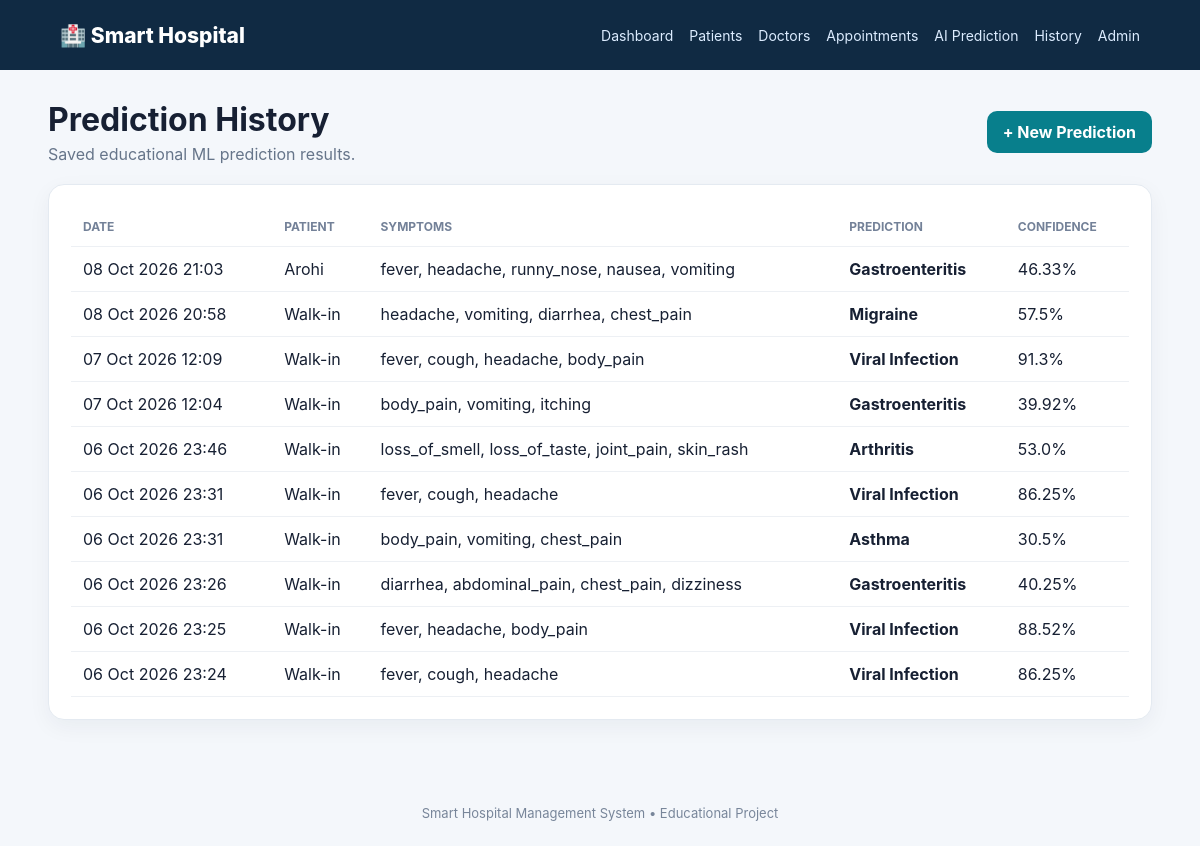
The page /predictions/ on the database its author committed.
### hospital/models.py (models this page shows, shortened)
class DiseasePrediction(models.Model):
    patient = models.ForeignKey(Patient, on_delete=models.SET_NULL, null=True, blank=True)
    symptoms = models.TextField()
    predicted_disease = models.CharField(max_length=120)
    confidence = models.FloatField(default=0)
    created_at = models.DateTimeField(auto_now_add=True)

class Patient(models.Model):
    name = models.CharField(max_length=120)
    age = models.PositiveIntegerField()
    gender = models.CharField(max_length=20)
    phone = models.CharField(max_length=20)
    email = models.EmailField(blank=True)
    blood_group = models.CharField(max_length=5, blank=True)
    address = models.TextField(blank=True)
    created_at = models.DateTimeField(auto_now_add=True)

### hospital/views.py (the view)
# urls.py: path("predictions/", views.prediction_history, name="prediction_history"),
def prediction_history(request):
    predictions = DiseasePrediction.objects.select_related("patient").order_by("-created_at")
    return render(request, "predictions.html", {"predictions": predictions})

### hospital/templates/predictions.html (shortened to what this page needs)
{% extends "base.html" %}
{% block content %}
<div class="page-head"><div><h1>Prediction History</h1><p>Saved educational ML prediction results.</p></div><a class="btn primary" href="{% url 'predict_disease' %}">+ New Prediction</a></div>
<div class="card table-wrap"><table>
<tr><th>Date</th><th>Patient</th><th>Symptoms</th><th>Prediction</th><th>Confidence</th></tr>
{% for p in predictions %}<tr><td>{{ p.created_at|date:"d M Y H:i" }}</td><td>{% if p.patient %}{{ p.patient.name }}{% else %}Walk-in{% endif %}</td><td>{{ p.symptoms }}</td><td><strong>{{ p.predicted_disease }}</strong></td><td>{{ p.confidence }}%</td></tr>
{% empty %}<tr><td colspan="5">No prediction history.</td></tr>{% endfor %}
</table></div>
{% endblock %}

### static/css/style.css (style rules this page uses)
* { box-sizing:border-box }
body { margin:0;font-family:Inter,Segoe UI,Arial,sans-serif;background:#f4f7fb;color:#172033 }
.card { background:#fff;border:1px solid #e4eaf1;border-radius:16px;padding:22px;box-shadow:0 7px 22px rgba(16,42,67,.05) }
.section-head,.page-head { display:flex;justify-content:space-between;align-items:center;gap:15px }
.page-head { margin-bottom:20px }
.page-head h1 { margin:0 0 5px }
.page-head p { margin:0;color:#66758a }
.btn { display:inline-block;border:0;background:#e8eef5;color:#17324d;padding:11px 16px;border-radius:10px;text-decoration:none;cursor:pointer;font-weight:700 }
.btn.primary { background:#087f8c;color:#fff }
.table-wrap { overflow-x:auto }
.table-wrap table { width:100%;border-collapse:collapse }
.table-wrap th,.table-wrap td { padding:12px;border-bottom:1px solid #edf0f4;text-align:left;white-space:nowrap }
.table-wrap th { font-size:12px;text-transform:uppercase;color:#738198 }

### rows shown on the page
DiseasePrediction: created_at "08 Oct 2026 21:03", patient.name "Arohi", symptoms "fever, headache, runny_nose, nausea, vomiting", predicted_disease "Gastroenteritis", confidence "46.33"
DiseasePrediction: created_at "08 Oct 2026 20:58", shows "Walk-in", symptoms "headache, vomiting, diarrhea, chest_pain", predicted_disease "Migraine", confidence "57.5"
DiseasePrediction: created_at "07 Oct 2026 12:09", shows "Walk-in", symptoms "fever, cough, headache, body_pain", predicted_disease "Viral Infection", confidence "91.3"
DiseasePrediction: created_at "07 Oct 2026 12:04", shows "Walk-in", symptoms "body_pain, vomiting, itching", predicted_disease "Gastroenteritis", confidence "39.92"
DiseasePrediction: created_at "06 Oct 2026 23:46", shows "Walk-in", symptoms "loss_of_smell, loss_of_taste, joint_pain, skin_rash", predicted_disease "Arthritis", confidence "53.0"
DiseasePrediction: created_at "06 Oct 2026 23:31", shows "Walk-in", symptoms "fever, cough, headache", predicted_disease "Viral Infection", confidence "86.25"
DiseasePrediction: created_at "06 Oct 2026 23:31", shows "Walk-in", symptoms "body_pain, vomiting, chest_pain", predicted_disease "Asthma", confidence "30.5"
DiseasePrediction: created_at "06 Oct 2026 23:26", shows "Walk-in", symptoms "diarrhea, abdominal_pain, chest_pain, dizziness", predicted_disease "Gastroenteritis", confidence "40.25"
DiseasePrediction: created_at "06 Oct 2026 23:25", shows "Walk-in", symptoms "fever, headache, body_pain", predicted_disease "Viral Infection", confidence "88.52"
DiseasePrediction: created_at "06 Oct 2026 23:24", shows "Walk-in", symptoms "fever, cough, headache", predicted_disease "Viral Infection", confidence "86.25"
